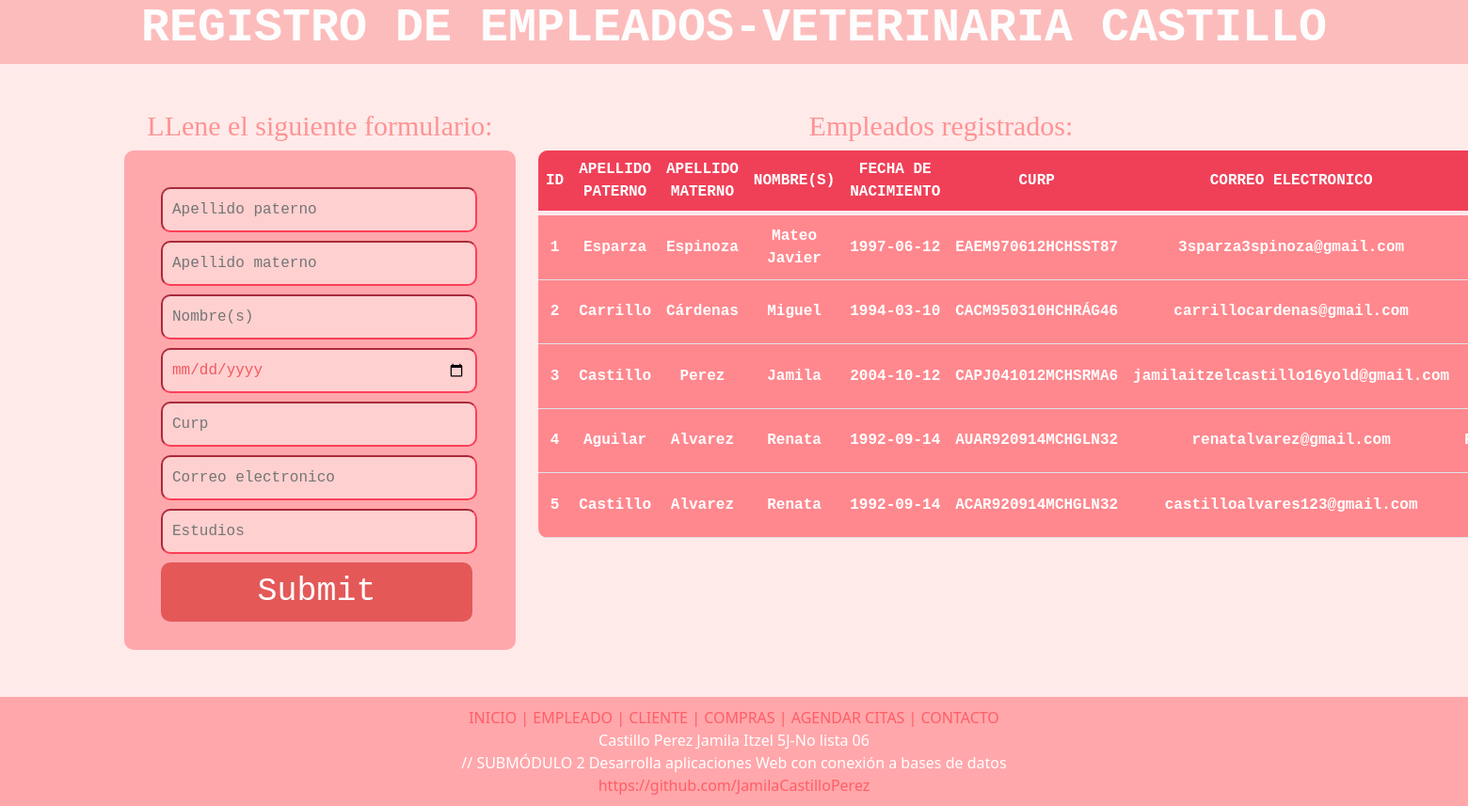
The app's page /crud_empleado/empleado.php with its own data.
### tables this page shows
CREATE TABLE `empleados` (
  `id` int(2) NOT NULL,
  `apellido paterno` varchar(60) NOT NULL,
  `apellido materno` varchar(60) NOT NULL,
  `nombre(s)` varchar(60) NOT NULL,
  `fecha de nacimiento` date NOT NULL,
  `curp` varchar(18) NOT NULL,
  `correo electronico` varchar(60) NOT NULL,
  `estudios` varchar(60) NOT NULL
);

### crud_empleado/empleado.php (the view, shortened to what this page needs)
<?php
    $con=conectar();
    $sql="SELECT *  FROM  `empleados`";
    $query=mysqli_query($con,$sql);
?>
<!DOCTYPE html>
<html lang="en">
    <head>
        <link href="css/style.css" rel="stylesheet">
        <link href="https://cdn.jsdelivr.net/npm/bootstrap@5.0.0-beta1/dist/css/bootstrap.min.css"
        rel="stylesheet"
>
        <link rel="stylesheet" typt="text/css" href="../style.css">
    </head>
    <body>
    <header>
		<div class="wrapp">
            <h1 >Registro de Empleados-Veterinaria Castillo</h1>
		</div>
	</header>
            <div class="container mt-5">
                    <div class="row">
                        <div class="col-md-4">
                            <b><h2>LLene el siguiente formulario:</h2></b>
                                <form action="insertar.php" method="POST">
        <input type="text" name="apellidop" placeholder="Apellido paterno">
    	<input type="text" name="apellidom" placeholder="Apellido materno">
        <input type="text" name="nombre" placeholder="Nombre(s)">
        <input type="date" name="fechadenac" placeholder="Fecha de nacimiento">
        <input type="text" name="curp" placeholder="Curp">
        <input type="email" name="correo" placeholder="Correo electronico">
        <input type="text" name="estudios" placeholder="Estudios">
    	<input type="submit" name="empleados">
                                </form>
                        </div>
                        <div class="col-md-8">
                            <h2>Empleados registrados:</h2>
                            <table class="table" >
                                <thead class="table-success table-striped" >
                                    <tr>
                                        <th>id</th>
                                        <th>apellido paterno</th>
                                        <th>apellido materno</th>
                                        <th>nombre(s)</th>
                                        <th>fecha de nacimiento</th>
                                        <th>curp</th>
                                        <th>correo electronico</th>
                                        <th>estudios</th>
                                    </tr>
                                </thead>
                                <tbody>
                                        <?php
                                            while($row=mysqli_fetch_array($query)){
                                        ?>
                                            <tr>
                                                <th><?php  echo $row['id']?></th>
                                                <th><?php  echo $row['apellido paterno']?></th>
                                                <th><?php  echo $row['apellido materno']?></th>
                                                <th><?php  echo $row['nombre(s)']?></th>
                                                <th><?php  echo $row['fecha de nacimiento']?></th>
                                                <th><?php  echo $row['curp']?></th>
                                                <th><?php  echo $row['correo electronico']?></th>
                                                <th><?php  echo $row['estudios']?></th>
                                            </tr>
                                        <?php
                                            }
                                        ?>
                                </tbody>
                            </table>
                        </div>
                    </div>
            </div>
            <footer>
		<div class="wrapp">
        <a href="../index.php">INICIO |</a>
        <a href="../crud_empleado/empleado.php">EMPLEADO |</a>
        <a href="../crud_clientes/cliente.php">CLIENTE |</a>
        <a href="../crud_compra en linea/compra.php">COMPRAS |</a>
        <a href="../crud_agendar citas/agendarcita.php">AGENDAR CITAS |</a>
        <a href="../contacto.php">CONTACTO</a>
            <p>Castillo Perez Jamila Itzel 5J-No lista 06 </p>
            <p> // SUBMÓDULO 2
                Desarrolla aplicaciones Web con conexión a bases de datos</p>
           <a href="https://github.com/JamilaCastilloPerez">https://github.com/JamilaCastilloPerez</a>
		</div>
	</footer>
    </body>
</html>

### style.css (style rules this page uses)
* { padding: 0; margin: 0; }
body { background:#ffeaea; }
header { overflow: hidden; background-color: rgb(253, 188, 188); }
a { text-decoration: none; color:#ff5e66; }
h1 { color: #fdfdfd; font-size: 50px; font-weight: bold; text-transform: uppercase; text-align: center; font-family: 'Courier New', Courier, monospace; }
h2 { color: #ff9393; font-size: 30px; font-family: Georgia, 'Times New Roman', Times, serif; text-align: center; }
form { width: 100%; padding-top: 0px; margin-bottom: 30px; background-color: #ffa8ac; border-radius: 10px; font-family: monospace; padding: 30px; color: #fefeff; }
input { background-color: rgb(255, 211, 211); font-family: monospace; width: calc(100% - 20px); padding: 10px; margin: auto; margin-top: 9px; margin-left: 9px; font-size: 16px; background-color: #ffd0d0; border-radius: 10px; border-color: #fd3f58; color: #f15960; }
input[type='submit'] { padding: 5px; border-radius: 10px; font-size: 35px; width: 93%; background-color: rgb(228, 88, 88); color: white; cursor: pointer; border:none; }
th { font-weight: bold; font-size: 16px; vertical-align: middle; text-align: center; color: white; font-family: monospace; }
.table-success { --bs-table-bg: #f04058; color: white; border-bottom: solid 5px rgb(255, 231, 235); font-weight: normal; text-transform: uppercase; }
table { border-radius: 10px; overflow: hidden; background-color: #ff888e; color: white; }
footer { background-color: #ffa7ab; padding:10px ; margin-top: 20px; text-align: center; }
footer p { text-align:center; margin: 0; color:white; }

### records on screen
empleados: id "1", apellido paterno "Esparza", apellido materno "Espinoza", value "Mateo Javier", fecha de nacimiento "1997-06-12", curp "EAEM970612HCHSST87", correo electronico "3sparza3spinoza@gmail.com"
empleados: id "2", apellido paterno "Carrillo", apellido materno "Cárdenas", value "Miguel", fecha de nacimiento "1994-03-10", curp "CACM950310HCHRÁG46", correo electronico "carrillocardenas@gmail.com"
empleados: id "3", apellido paterno "Castillo", apellido materno "Perez", value "Jamila", fecha de nacimiento "2004-10-12", curp "CAPJ041012MCHSRMA6", correo electronico "jamilaitzelcastillo16yold@gmail.com"
empleados: id "4", apellido paterno "Aguilar", apellido materno "Alvarez", value "Renata", fecha de nacimiento "1992-09-14", curp "AUAR920914MCHGLN32", correo electronico "renatalvarez@gmail.com"
empleados: id "5", apellido paterno "Castillo", apellido materno "Alvarez", value "Renata", fecha de nacimiento "1992-09-14", curp "ACAR920914MCHGLN32", correo electronico "castilloalvares123@gmail.com"
